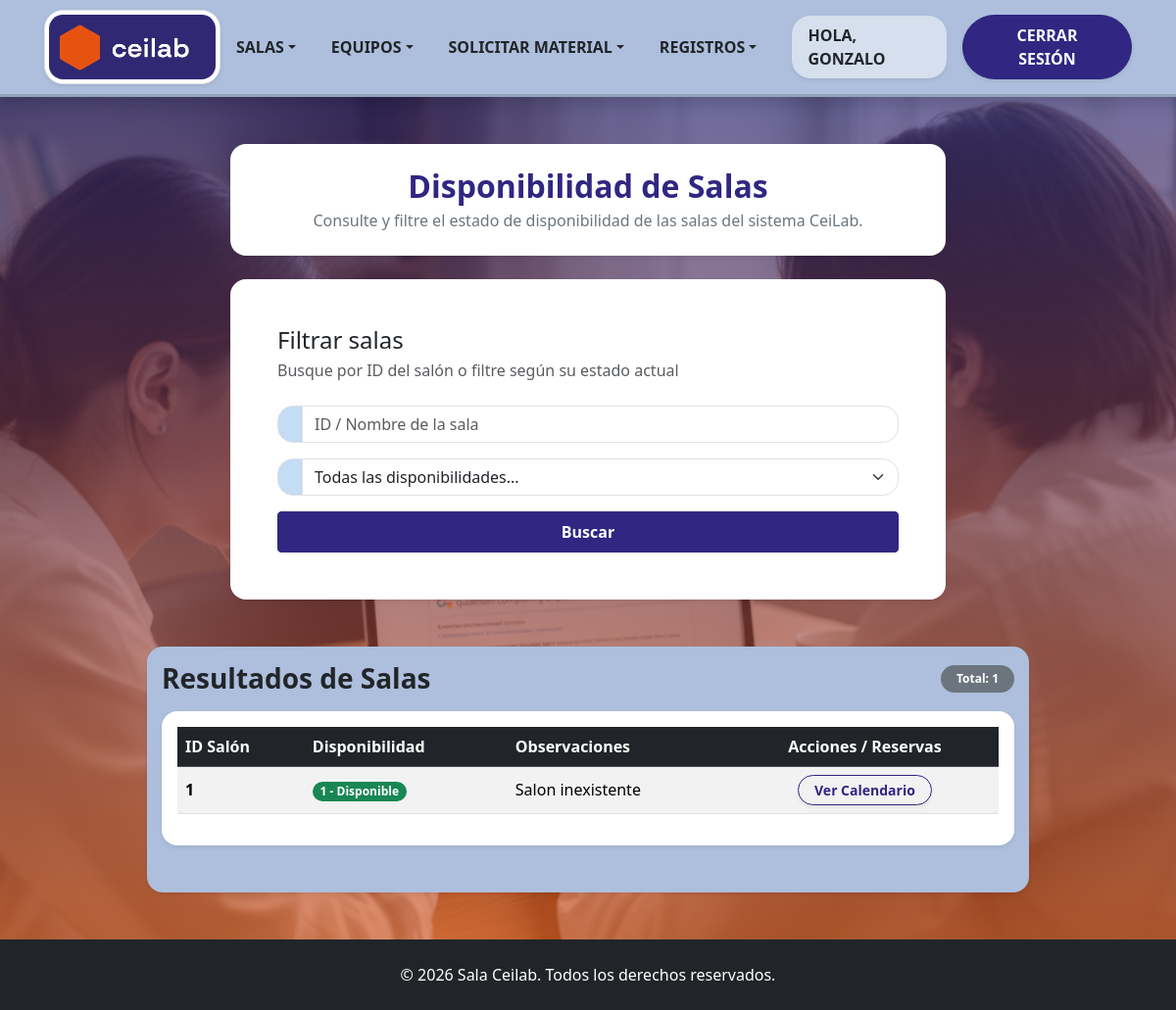
Page /Formularios/disponibilidadSala.php (signed in) on the earlier database version.
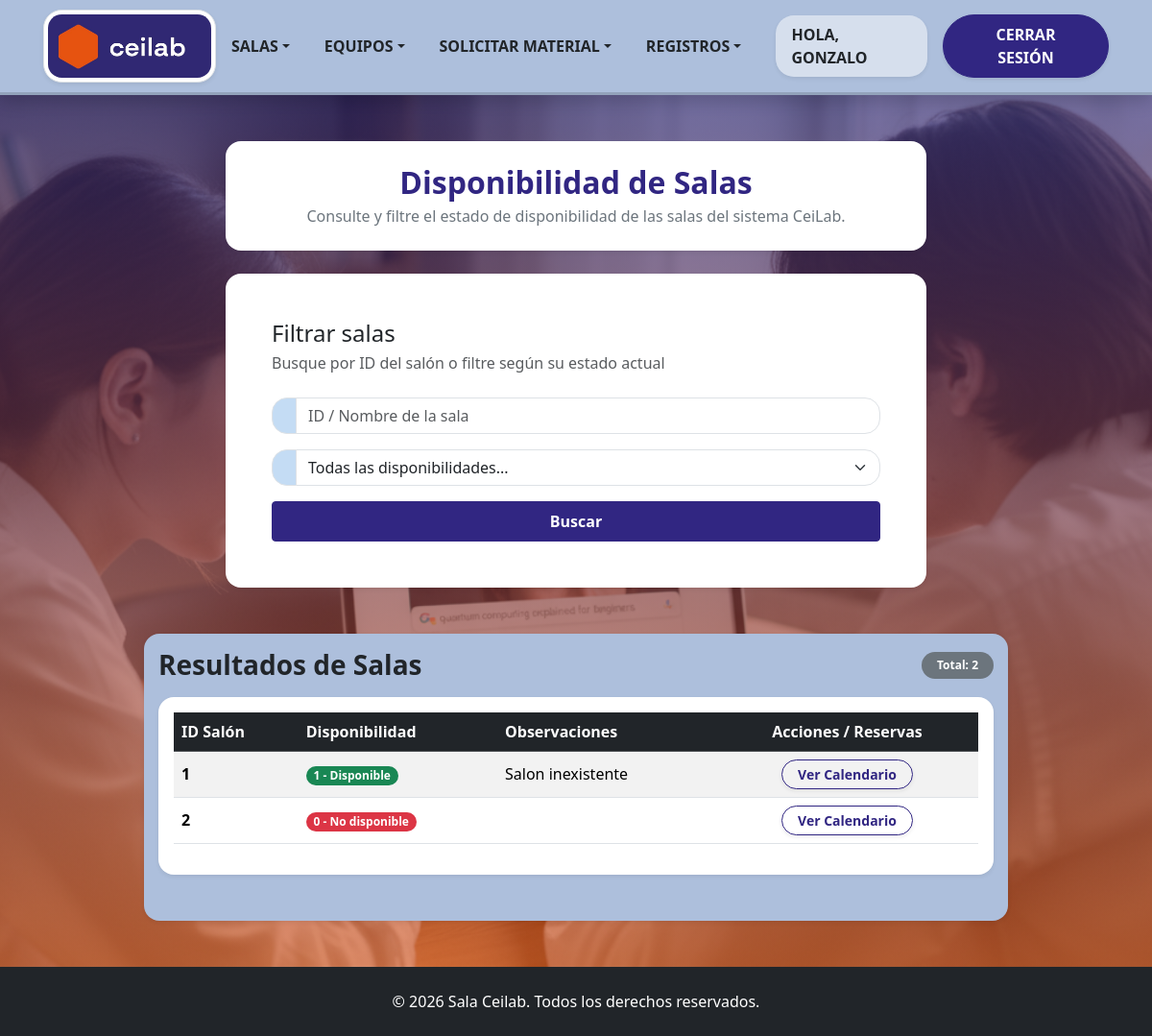
Same page on the later database version.
### tables this page shows
CREATE TABLE `sala_ceilab` (
  `IDSalon` int(15) NOT NULL,
  `Observaciones` varchar(50) DEFAULT NULL,
  `Disponibilidad` tinyint(1) DEFAULT NULL
);

### Clases/ClsSala.php (called while the page is built, shortened)
<?php
class ClsSala {
    public function listarSalasFiltradas($idSalon = '', $disponibilidad = '') {
        $objConexion = new Conexion();
        $link = $objConexion->conectar();
        $sql = "SELECT IDSalon, Observaciones, Disponibilidad FROM sala_ceilab WHERE 1=1";
        $resultado = mysqli_query($link, $sql);
        $salas = [];
        if ($resultado) {
            while ($row = mysqli_fetch_assoc($resultado)) {
                $salas[] = $row;
            }
        }
        return $salas;
    }
}
?>

### Formularios/disponibilidadSala.php (the view, shortened to what the changed rows need)
<?php
require_once '../Clases/ClsSala.php';
$objSala = new ClsSala();
$idSalonFiltro = $_GET['idSalon'] ?? '';
$disponibilidadFiltro = $_GET['disponibilidad'] ?? '';
$listaSalas = $objSala->listarSalasFiltradas($idSalonFiltro, $disponibilidadFiltro);
?>
<!DOCTYPE html>
<html lang="es">
    <head>
        <link href="../bootstrap_theme/bootstrap.css" rel="stylesheet" type="text/css">
        <link rel="stylesheet" href="../Estilos/blocks.css">
        <link href="../Estilos/style.css" rel="stylesheet">
    </head>
    <body class="d-flex flex-column min-vh-100 bg-light">
        <section class="hero-section flex-fill pb-5 pt-5">
            <div class="container pb-5">
                <div class="row">
                    <div class="col-md-9 col-xl-8 ms-auto me-auto">
                        <div class="bg-white p-4 p-lg-5 shadow-sm rounded">
                            <h2 class="mb-1 text-dark h4">Filtrar salas</h2>
                        </div>
                    </div>
                </div>
            </div>
            <div class="container pb-5 pt-3 rounded shadow-sm col-md-10 col-xl-9" style="background-color: #adbfdc;">
                <div class="row">
                    <div>
                        <div class="d-flex justify-content-between align-items-center mb-3">
                            <h3 class="mb-0 text-dark fw-bold">Resultados de Salas</h3>
                            <span class="badge bg-secondary rounded-pill px-3 py-2">Total: <?php echo count($listaSalas); ?></span>
                        </div>
                        <?php if (count($listaSalas) > 0): ?>
                            <div class="table-responsive bg-white p-3 shadow-sm rounded">
                                <table class="table table-striped table-hover align-middle">
                                    <thead class="table-dark">
                                        <tr>
                                            <th>ID Salón</th>
                                            <th>Disponibilidad</th>
                                            <th>Observaciones</th>
                                            <th class="text-center">Acciones / Reservas</th>
                                        </tr>
                                    </thead>
                                    <tbody>
                                        <?php foreach ($listaSalas as $sala):
                                            $disp = (string)$sala['Disponibilidad'];
                                            $esDisponible = ($disp === '1');
                                            $textoDisp = $esDisponible ? '1 - Disponible' : '0 - No disponible';
                                            $claseBadge = $esDisponible ? 'success' : 'danger';
                                        ?>
                                            <tr>
                                                <td class="fw-bold"><?php echo htmlspecialchars($sala['IDSalon']); ?></td>
                                                <td>
                                                    <span class="badge bg-<?php echo $claseBadge; ?>">
                                                        <?php echo $textoDisp; ?>
                                                    </span>
                                                </td>
                                                <td><?php echo htmlspecialchars($sala['Observaciones']); ?></td>
                                                <td class="text-center">
                                                    <button type="button" class="btn btn-sm btn-outline-primary fw-bold rounded-pill px-3 shadow-sm" onclick="alert('Próximamente: Vista del calendario de reservas para sala <?php echo htmlspecialchars($sala['IDSalon']); ?>');">
                                                        Ver Calendario
                                                    </button>
                                                </td>
                                            </tr>
                                        <?php endforeach; ?>
                                    </tbody>
                                </table>
                            </div>
                        <?php else: ?>
                            <div class='alert alert-info text-center bg-white mb-0'>No se encontraron salas con los criterios especificados.</div>
                        <?php endif; ?>
                    </div>
                </div>
            </div>
        </section>
    </body>
</html>

Differences in the rows shown:
added sala_ceilab: IDSalon "2", Disponibilidad "0 - No disponible"
Other differences:
count($listaSalas): "1" → "2"
